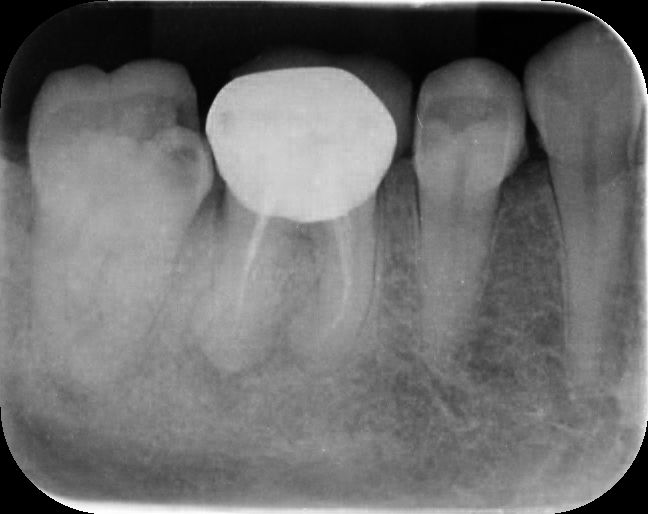
#> input picture project/Data/1-Crown/15.jpg, 648 x 514 px; its folder holds only this picture in this run
$ jupyter execute --allow-errors Image_to_dataframe.ipynb
#> lines starting #> are read from the running program, lines starting #| are printed output that depends on the picture
[cell 1]
import os
from skimage import io, measure, img_as_ubyte
import matplotlib.pyplot as plt
import numpy as np
from skimage.filters import threshold_multiotsu
from skimage.color import label2rgb
import pandas as pd

[cell 2]
data_dir = 'Data/1-Crown'
img_list = os.listdir(data_dir)
img_list

[cell 3]
imgs = [io.imread(os.path.join(data_dir, f), as_gray=True) for f in img_list]
imgs

[cell 4]
fig, axs = plt.subplots(2, 5, figsize=(12,12))
axs = axs.ravel()
for i in range(len(imgs)):
    axs[i].imshow(imgs[i], cmap='gray')
    axs[i].set_title(np.shape(imgs[i]))
    fig.tight_layout()
#> this loop made 1 pass

[cell 5]
thresholds_list = [threshold_multiotsu(thresholds) for thresholds in imgs]
#> thresholds_list = [[0.252, 0.541]]
thresholds_list
#> Out = [[0.252, 0.541]]

[cell 6]
regions = [img_as_ubyte(np.digitize(imgs[i], bins=thresholds_list[i])) for i in range(len(imgs))]
#> regions = 1 item

fig, axs = plt.subplots(2, 5, figsize=(12,12))
axs = axs.ravel()
for i in range(len(imgs)):
    axs[i].imshow(regions[i], cmap='jet')
    axs[i].set_title(np.shape(regions[i]))
    fig.tight_layout()
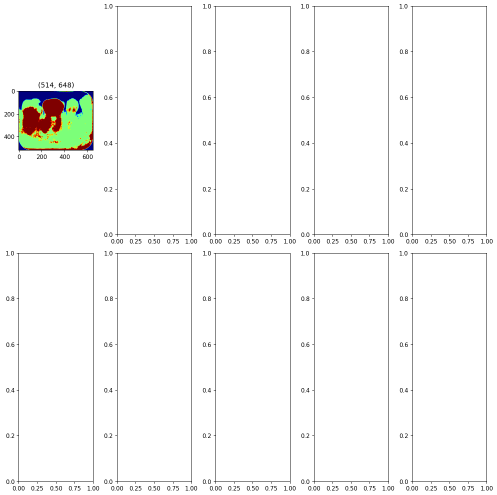
#> figure drawn by matplotlib, 1 panel

[cell 7]
label_imgs = [measure.label(regions[i], connectivity=imgs[i].ndim) for i in range(len(regions))]
#> label_imgs = 1 item

fig, axs = plt.subplots(2, 5, figsize=(12,12))
axs = axs.ravel()
for i in range(len(imgs)):
    axs[i].imshow(label_imgs[i])
    axs[i].set_title(np.shape(label_imgs[i]))
    fig.tight_layout()

[cell 8]
image_label_overlay = [label2rgb(label_imgs[i], image=imgs[i]) for i in range(len(imgs))]
#> image_label_overlay = 1 item

fig, axs = plt.subplots(2, 5, figsize=(12,12))
axs = axs.ravel()
for i in range(len(imgs)):
    axs[i].imshow(image_label_overlay[i])
    axs[i].set_title(np.shape(image_label_overlay[i]))
    fig.tight_layout()
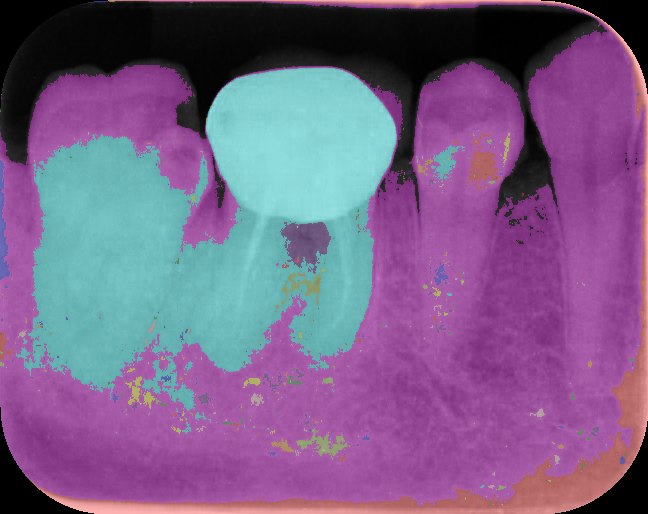
#> shown: shape (514, 648, 3) float64; mean R, G, B 0.479, 0.377, 0.533

[cell 9]
properties = ['label', 'area', 'bbox', 'bbox_area', 'centroid',
              'slice', 'inertia_tensor', 'solidity', 'mean_intensity']

props_list = [measure.regionprops_table(label_imgs[i], imgs[i], properties=properties) for i in range(len(imgs))]
#> props_list = 1 item
props_list

[cell 10]
df = pd.DataFrame(props_list)
#> df = table of 1 rows and 16 columns
df
#> Out = table of 1 rows and 16 columns

$ run again, on project/Data/1-Crown/48.jpg
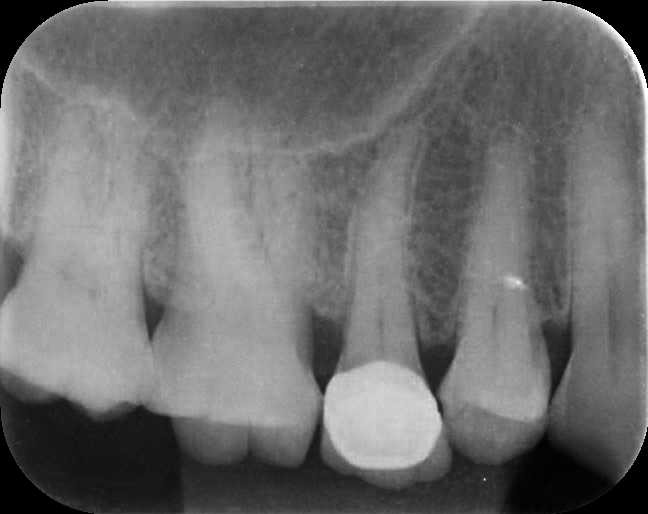
#> input picture project/Data/1-Crown/48.jpg, 648 x 514 px
#> the loop `for i in range(len(imgs)):` made 1 pass
#> thresholds_list = [[0.248, 0.498]]
#> regions = 1 item
#> `[cell 6] regions = [img_as_ubyte(np.digitize(imgs[i], bins=thresholds_..`:
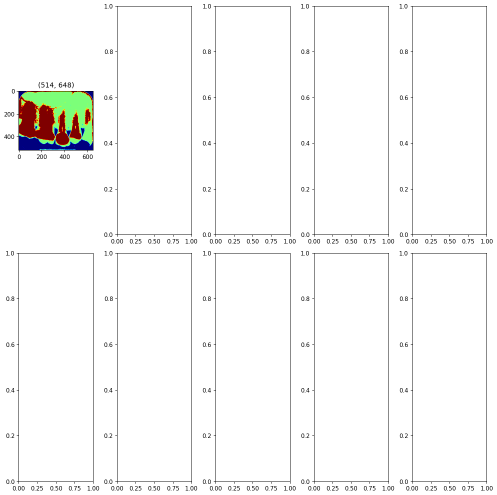
#> figure drawn by matplotlib, 1 panel
#> `[cell 8] image_label_overlay = [label2rgb(label_imgs[i], image=imgs[i]..`:
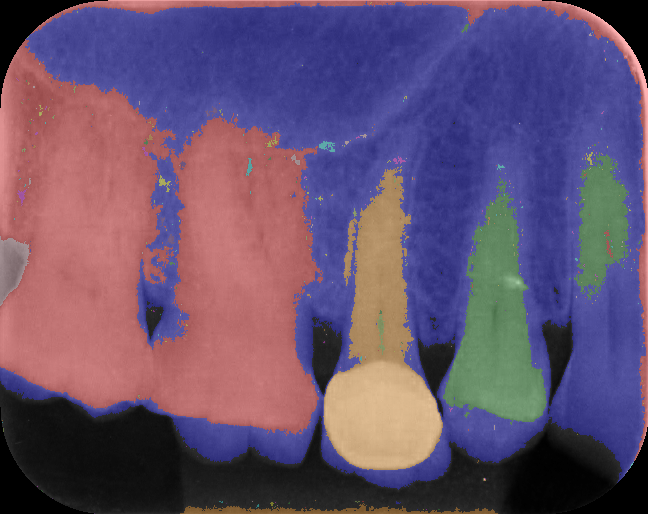
#> shown: shape (514, 648, 3) float64; mean R, G, B 0.405, 0.321, 0.433
#> df = table of 1 rows and 16 columns

$ run again, on project/Data/1-Crown/6.jpg
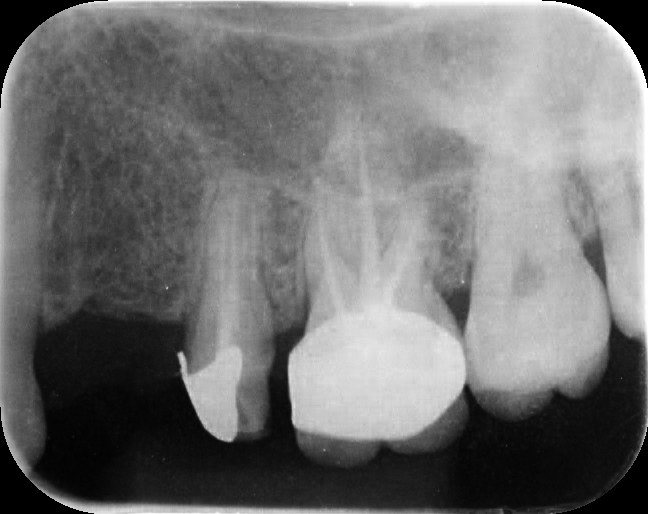
#> input picture project/Data/1-Crown/6.jpg, 648 x 514 px
#> the loop `for i in range(len(imgs)):` made 1 pass
#> thresholds_list = [[0.24, 0.561]]
#> regions = 1 item
#> `[cell 6] regions = [img_as_ubyte(np.digitize(imgs[i], bins=thresholds_..`:
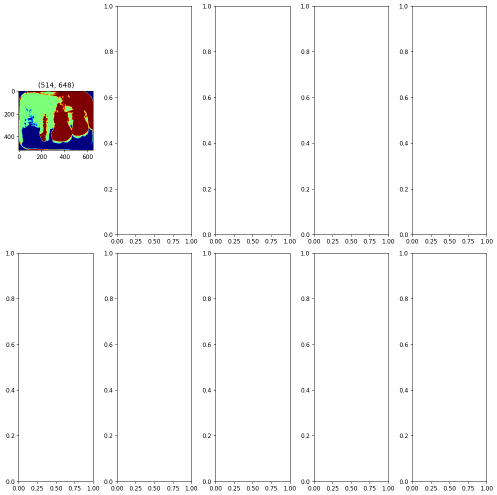
#> figure drawn by matplotlib, 1 panel
#> `[cell 8] image_label_overlay = [label2rgb(label_imgs[i], image=imgs[i]..`:
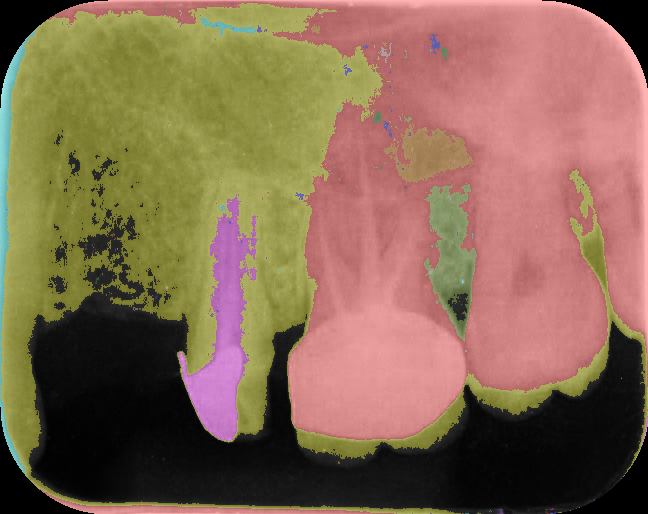
#> shown: shape (514, 648, 3) float64; mean R, G, B 0.532, 0.417, 0.324
#> df = table of 1 rows and 16 columns

$ run again, on project/Data/1-Crown/706.jpg
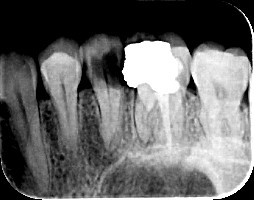
#> input picture project/Data/1-Crown/706.jpg, 254 x 200 px
#> the loop `for i in range(len(imgs)):` made 1 pass
#> thresholds_list = [[0.205, 0.596]]
#> regions = 1 item
#> `[cell 6] regions = [img_as_ubyte(np.digitize(imgs[i], bins=thresholds_..`:
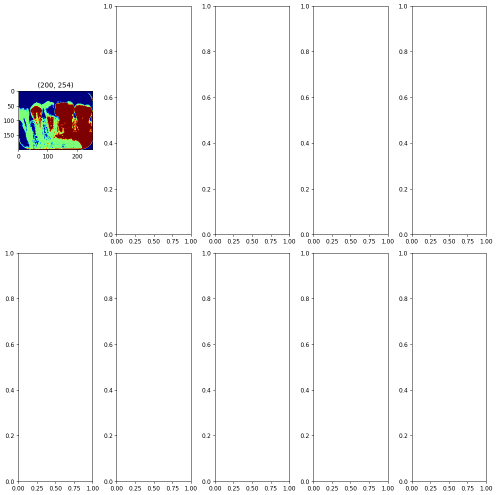
#> figure drawn by matplotlib, 1 panel
#> `[cell 8] image_label_overlay = [label2rgb(label_imgs[i], image=imgs[i]..`:
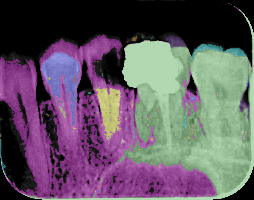
#> shown: shape (200, 254, 3) float64; mean R, G, B 0.381, 0.338, 0.386
#> df = table of 1 rows and 16 columns

$ run again, on project/Data/1-Crown/19.jpg
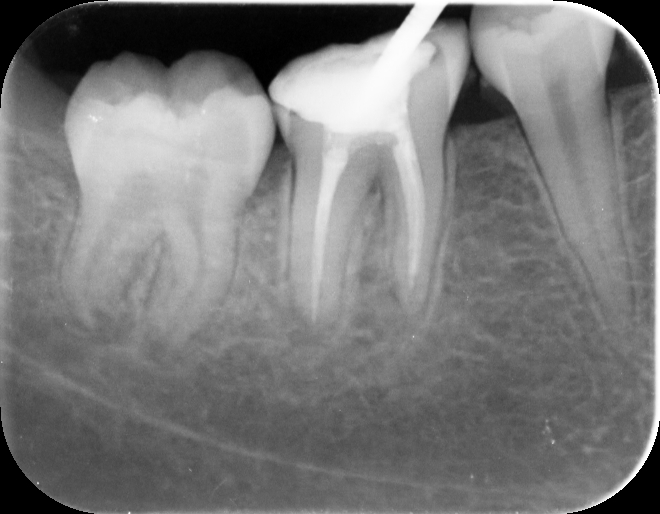
#> input picture project/Data/1-Crown/19.jpg, 660 x 514 px
#> the loop `for i in range(len(imgs)):` made 1 pass
#> thresholds_list = [[0.24, 0.584]]
#> regions = 1 item
#> `[cell 6] regions = [img_as_ubyte(np.digitize(imgs[i], bins=thresholds_..`:
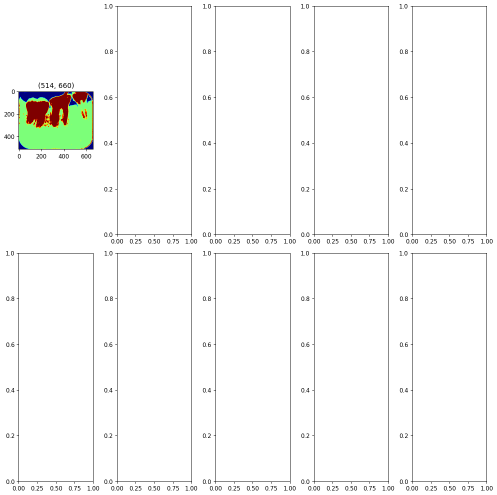
#> figure drawn by matplotlib, 1 panel
#> `[cell 8] image_label_overlay = [label2rgb(label_imgs[i], image=imgs[i]..`:
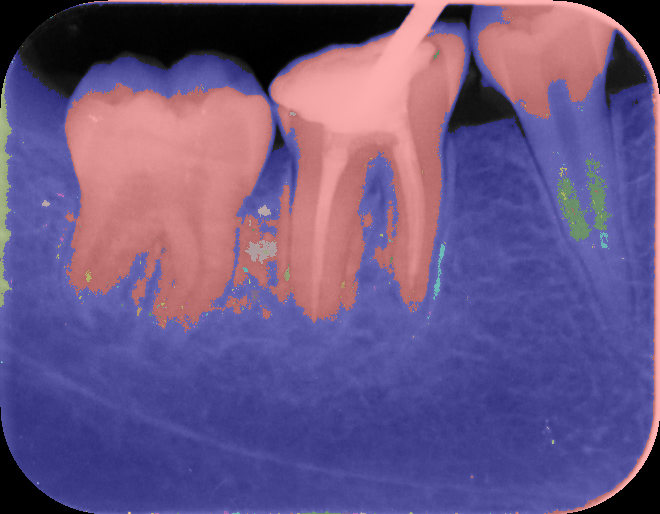
#> shown: shape (514, 660, 3) float64; mean R, G, B 0.419, 0.338, 0.519
#> df = table of 1 rows and 16 columns
